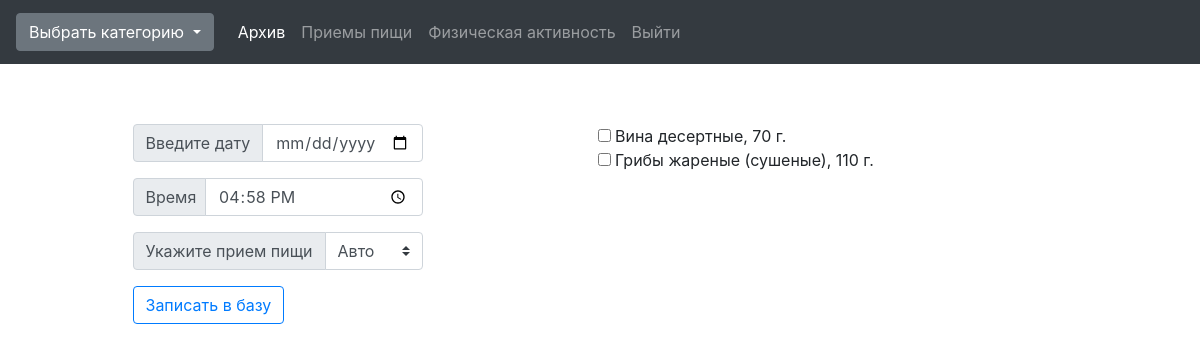
/news (signed in), run on the app's committed database.
### tables this page shows
CREATE TABLE "basket" (
	"user_id"	INTEGER,
	"food"	VARCHAR,
	"libra"	VARCHAR
);

### manage.py (the view)
@app.route('/news')
@login_required
def news():
    session['username'] = current_user.username
    session['user_id'] = current_user.id
    session['date'] = datetime.datetime.today().date()
    path = os.path.dirname(os.path.abspath(__file__))
    db = os.path.join(path, 'diacompanion.db')
    con = sqlite3.connect(db)
    cur = con.cursor()
    cur.execute("""SELECT food,libra FROM basket WHERE user_id = ?""",(session['user_id'],))
    result = cur.fetchall()
    return render_template("searching.html", result=result)

### manage.py (called while the page is built)
@login_manager.user_loader
def load_user(user_id):
    return User.query.get(int(user_id))

### templates/searching.html (shortened to what this page needs)
<!DOCTYPE html>
<html>
<head>
    <link rel="stylesheet" href="https://stackpath.bootstrapcdn.com/bootstrap/4.4.1/css/bootstrap.min.css">
    <link rel="stylesheet" href="//cdn.datatables.net/1.10.21/css/jquery.dataTables.min.css">
</head>
<body>
    <header style="height: 60px;">
        <nav class="navbar fixed-top navbar-expand-lg navbar-dark bg-dark">
            <div class="navbar-brand">
                <div class="dropdown">
                    <button class="btn btn-secondary dropdown-toggle" type="button" id="dropdownMenuButton"
                        data-toggle="dropdown" aria-haspopup="true" aria-expanded="false">
                        Выбрать категорию
                    </button>
                </div>
            </div>
            <div class="collapse navbar-collapse" id="navbarNav">
                <ul class="navbar-nav mr-3">
                    <li class="nav-item active">
                        <a class="nav-link" href="{{ url_for('arch') }}">Архив<span class="sr-only">(current)</span></a>
                    </li>
                    <li class="nav-item">
                        <a class="nav-link" href="{{ url_for('lk') }}">Приемы пищи</a>
                    </li>
                    <li class="nav-item">
                        <a class="nav-link" href="{{ url_for('activity') }}">Физическая активность</a>
                    </li>
                    <li class="nav-item">
                        <a class="nav-link" href="{{ url_for('logout') }}">Выйти</a>
                    </li>
                </ul>
            </div>
        </nav>
    </header>
    <form method='POST' action='/favourites_add'>
        <div class="container mt-5 mb-5" id='pole' style='display: flex; flex-direction: row;'>
            <div class="container" style="max-width: 320px;">
                <div class="input-group mt-3 mb-3">
                    <div class="input-group-prepend">
                        <label class="input-group-text" for="calendar">Введите дату</label>
                    </div>
                    <input class="form-control" type="date" name="calendar" id="calendar">
                </div>
                <div class="input-group mb-3">
                    <div class="input-group-prepend">
                        <label id='timer1' class="input-group-text" for="timer" style='width: 73.6px;'>Время</label>
                    </div>
                    <input class="form-control" type="time" name="timer" value="" id="timer">
                </div>
                <div class="input-group">
                    <div class="input-group-prepend">
                        <label class="input-group-text">Укажите прием пищи</label>
                    </div>
                    <select class="custom-select" name='food_type' id="selector">
                        <option>Авто</option>
                    </select>
                </div>
                <button type="submit" class="btn btn-outline-primary mt-3" id='btn_add' name='btn_add'>Записать в
                    базу</button>
            </div>
            <div class='container mt-3' id='bluda' style="border-radius: 0.5rem; max-width: 500px;">
                {% for row in result %}
                <div class="form-check pl-0">
                    <input type="checkbox" class="check" name="row" value="{{row[0]}}\\{{row[1]}}">
                    {{ row[0] }}, {{row[1]}} г.<br>
                </div>
                {% endfor %}
            </div>
        </div>
    </form>
</body>
</html>

### data on the page
basket: food "Вина десертные", libra "70"
basket: food "Грибы жареные (сушеные)", libra "110"
